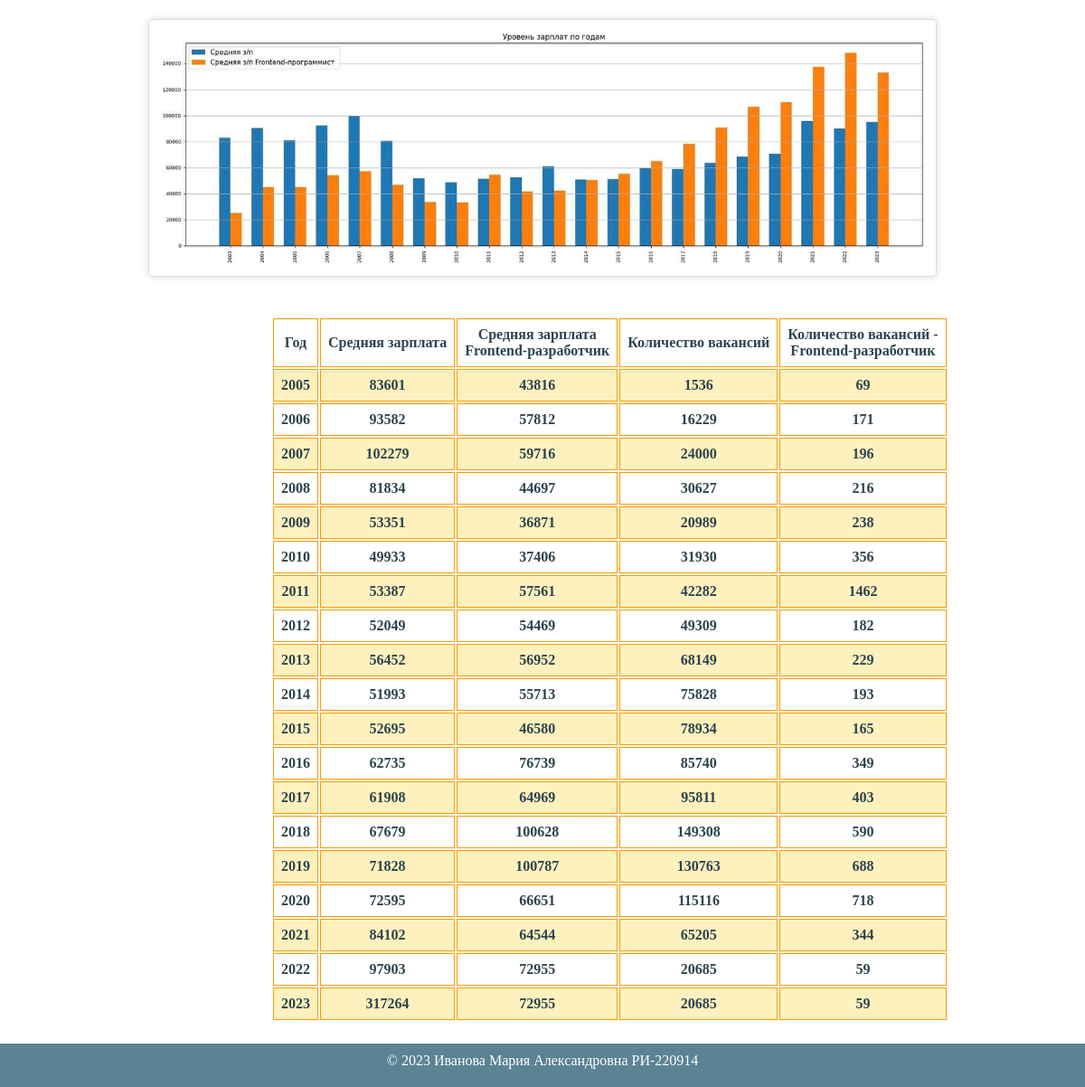
The page /info (lower part) on the database as committed earlier.
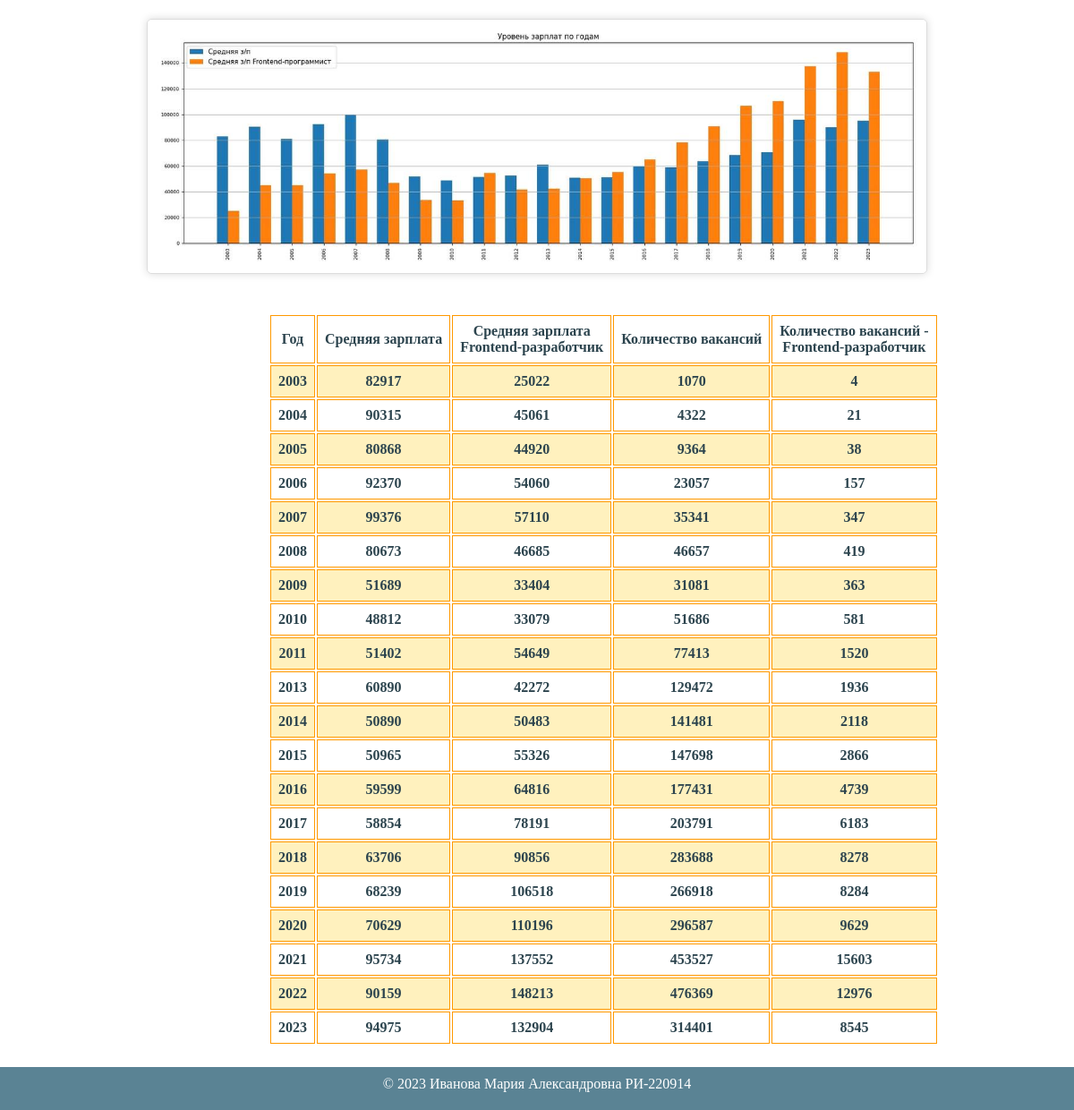
The same page on the database as committed later.
### main/models.py (models this page shows)
class Demand(models.Model):
    title = models.CharField(
        'Заголовок',
        max_length=100,
        default='demand'
    )
    text = models.TextField('Текст', default=None)
    graph_left = models.ImageField(
        'График №2',
        default=None,
        upload_to='demand'
    )
    graph_right = models.ImageField(
        'График №1',
        default=None,
        upload_to='demand'
    )

### main/views.py (the view)
# urls.py: path('info', views.info, name='info'),
def info(request):
    infopage = Demand.objects.all()[0]
    return render(
        request,
        'main/info.html',
        context={
            'infopage': infopage,
        }
    )

### main/templates/main/info.html (shortened to what this page needs)
{% extends 'main/mainpage.html' %}
{% load static %}
{% block styles %}
<link href="{% static 'main/css/info.css' %}" rel="stylesheet">
<link href="{% static 'main/css/main.css' %}" rel="stylesheet">
{% endblock %}
{% block content %}
    <div class="admin-info">
        <div class="graphs" style="padding: 30px 10% 0 10%">
            <img class='sal 'width="48%" src="{{ infopage.graph_right.url }}"/>
        </div>
         {{ infopage.text|safe }}
    </div>
{% endblock %}

Rows that differ between the two databases and show on the page:
changed Demand: text "…Количество вакансий - Frontend-разработчик 2005 83601 43816 1536 69 2006 93582 57812 16229 171 2007 102279 59716 24000 196 2008 81834 44697 30627 216 2009 53351 36871 20989 238 2010 49933 37406 31930 356 2011 53387 57561 42282 1462 2012 52049 54469 49309 182 2013 56452 56952 68149 229 2014 51993 55713 75828 193 2015 52695 46580 78934 165 2016 62735 76739 85740 349 2017 61908 64969 95811 403 2018 67679 100628 149308 590 2019 71828 100787 130763 688 2020 72595 66651 115116 718 2021 84102 64544 65205 344 2022 97903 72955 20685 59 2023 317264 72955 20685 59" → "…Количество вакансий - Frontend-разработчик 2003 82917 25022 1070 4 2004 90315 45061 4322 21 2005 80868 44920 9364 38 2006 92370 54060 23057 157 2007 99376 57110 35341 347 2008 80673 46685 46657 419 2009 51689 33404 31081 363 2010 48812 33079 51686 581 2011 51402 54649 77413 1520 2013 60890 42272 129472 1936 2014 50890 50483 141481 2118 2015 50965 55326 147698 2866 2016 59599 64816 177431 4739 2017 58854 78191 203791 6183 2018 63706 90856 283688 8278 2019 68239 106518 266918 8284 2020 70629 110196 296587 9629 2021 95734 137552 453527 15603 2022 90159 148213 476369 12976 2023 94975 132904 314401 8545"
